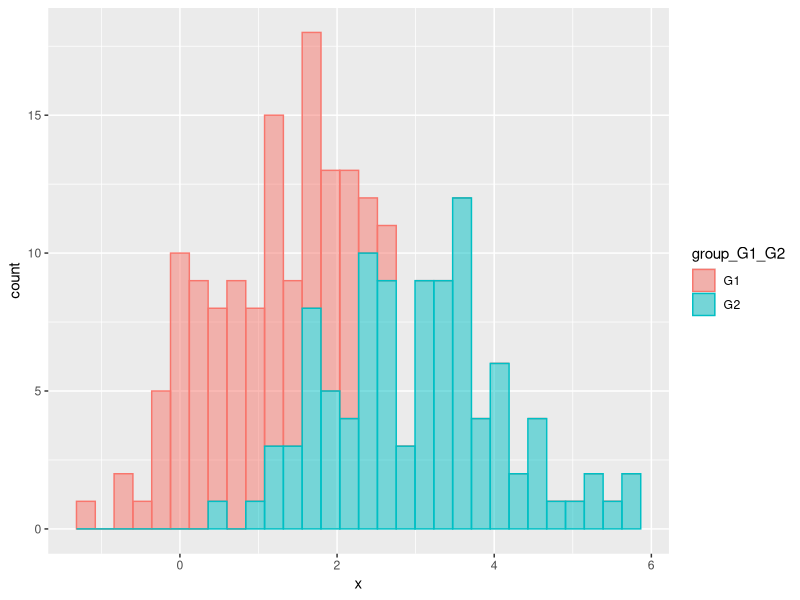
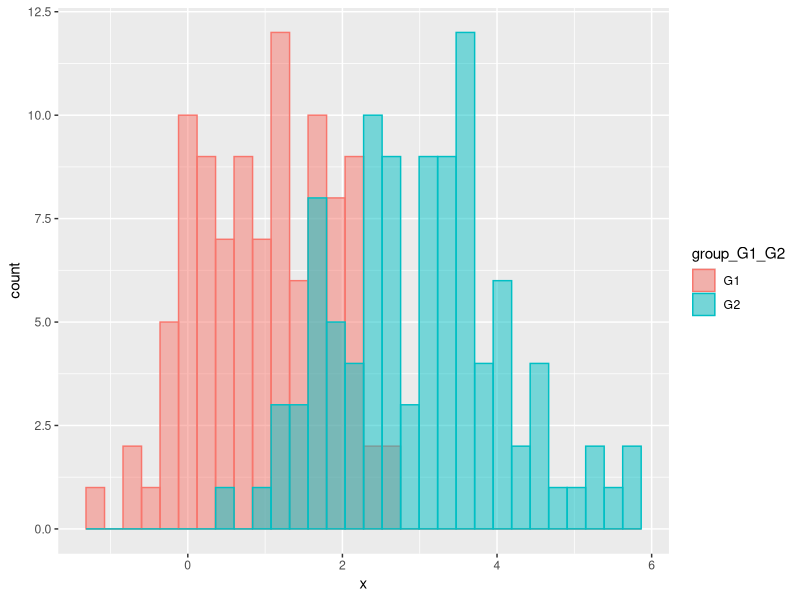
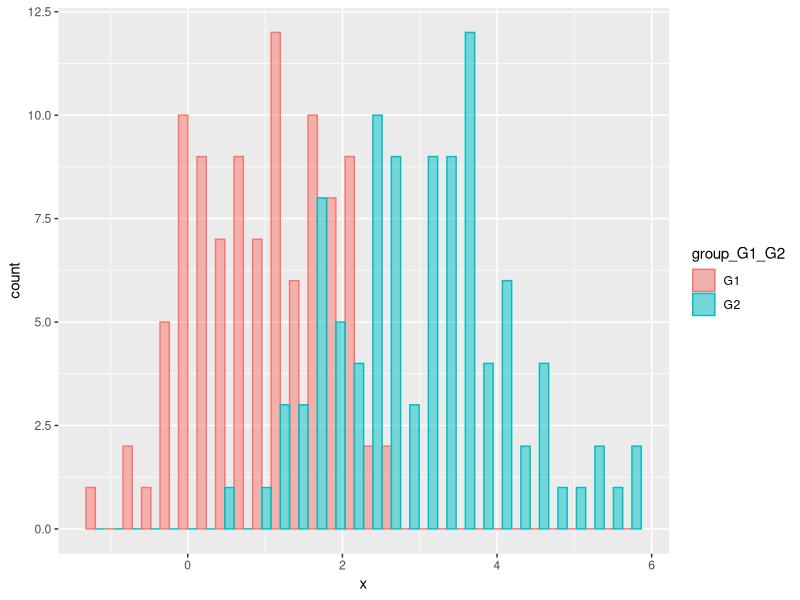
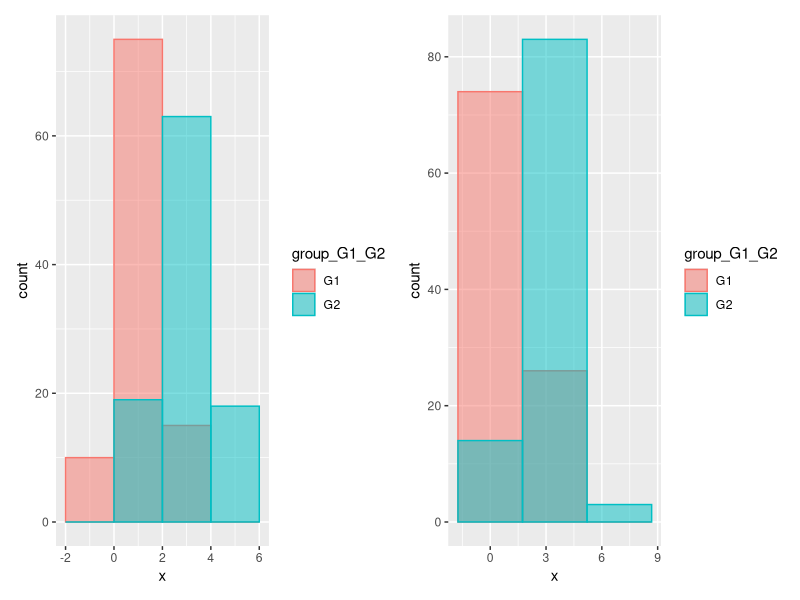
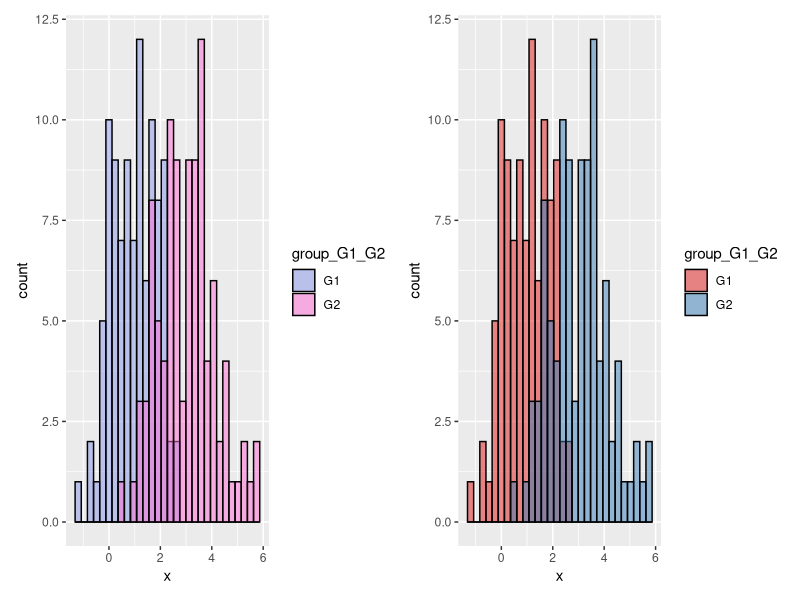
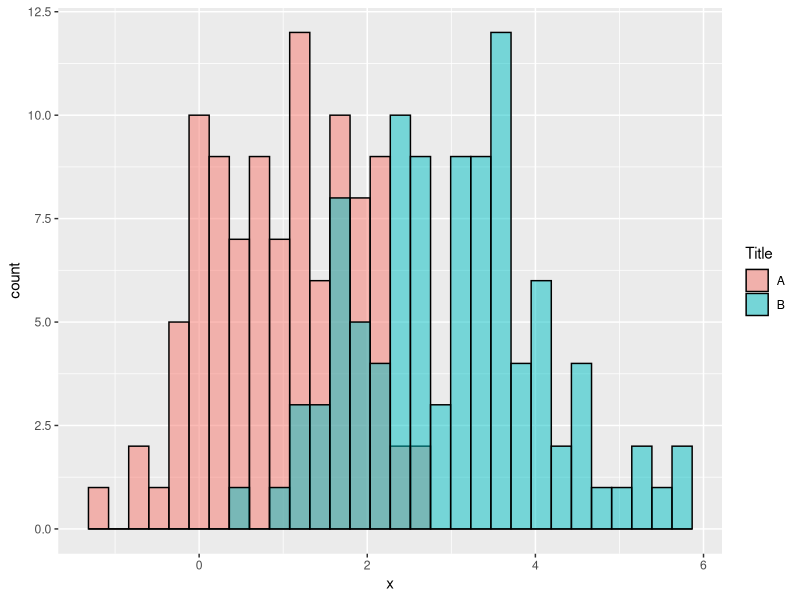

These figures' R source, in order:
## ---- chunk 1
library(ggplot2)
library(patchwork)
## ---- chunk 2
set.seed(3)
x1 <- rnorm(100, mean=1)
x2 <- rnorm(100, mean = 3)
x <- c(x1, x2)
group <- c(rep("G1", 100), rep("G2", 100))

df <- data.frame(x, group_G1_G2 = group)
df
## ---- chunk 3
ggplot(df, aes(x = x, fill = group_G1_G2, colour= group_G1_G2)) + 
  geom_histogram(alpha = 0.5)
## ---- chunk 4
ggplot(df, aes(x = x, fill = group_G1_G2, colour= group_G1_G2)) + 
  geom_histogram(alpha = 0.5, position = "identity")
## ---- chunk 5
ggplot(df, aes(x = x, fill = group_G1_G2, colour= group_G1_G2)) + 
  geom_histogram(alpha = 0.5,position = "dodge")
## ---- chunk 6
g1=ggplot(df, aes(x = x, fill = group_G1_G2, colour= group_G1_G2)) + 
  geom_histogram(breaks = seq(-2, 6, by = 2), alpha = 0.5, position = "identity")

g2=ggplot(df, aes(x = x, fill = group_G1_G2, colour= group_G1_G2)) + 
  geom_histogram(bins = 3, alpha = 0.5, position = "identity")

g1+g2
## ---- chunk 7
g1=ggplot(df, aes(x = x, fill = group_G1_G2)) + 
  geom_histogram(alpha = 0.5, colour= 1, position = "identity")+
  scale_fill_manual(values = c("#8795E8", "#FF6AD5"))

g2=ggplot(df, aes(x = x, fill = group_G1_G2)) + 
  geom_histogram(alpha = 0.5, colour= 1, position = "identity")+
  scale_fill_brewer(palette ="Set1")

g1+g2
## ---- chunk 8
ggplot(df, aes(x = x, fill = group_G1_G2)) + 
  geom_histogram(alpha = 0.5, colour= 1, position = "identity")+
  scale_fill_discrete(labels = c("A", "B"))+ 
  guides(fill = guide_legend(title = "Title"))
